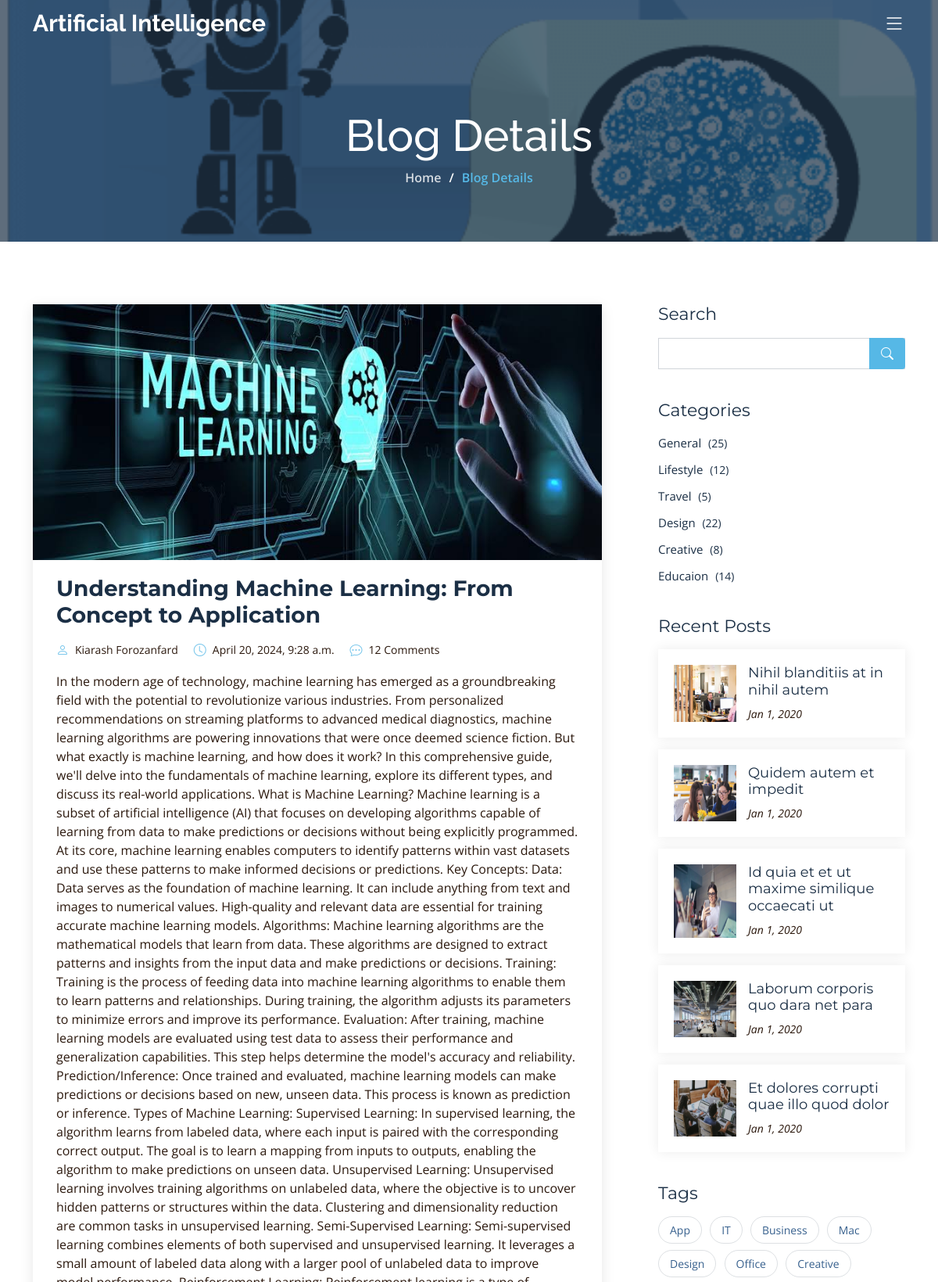
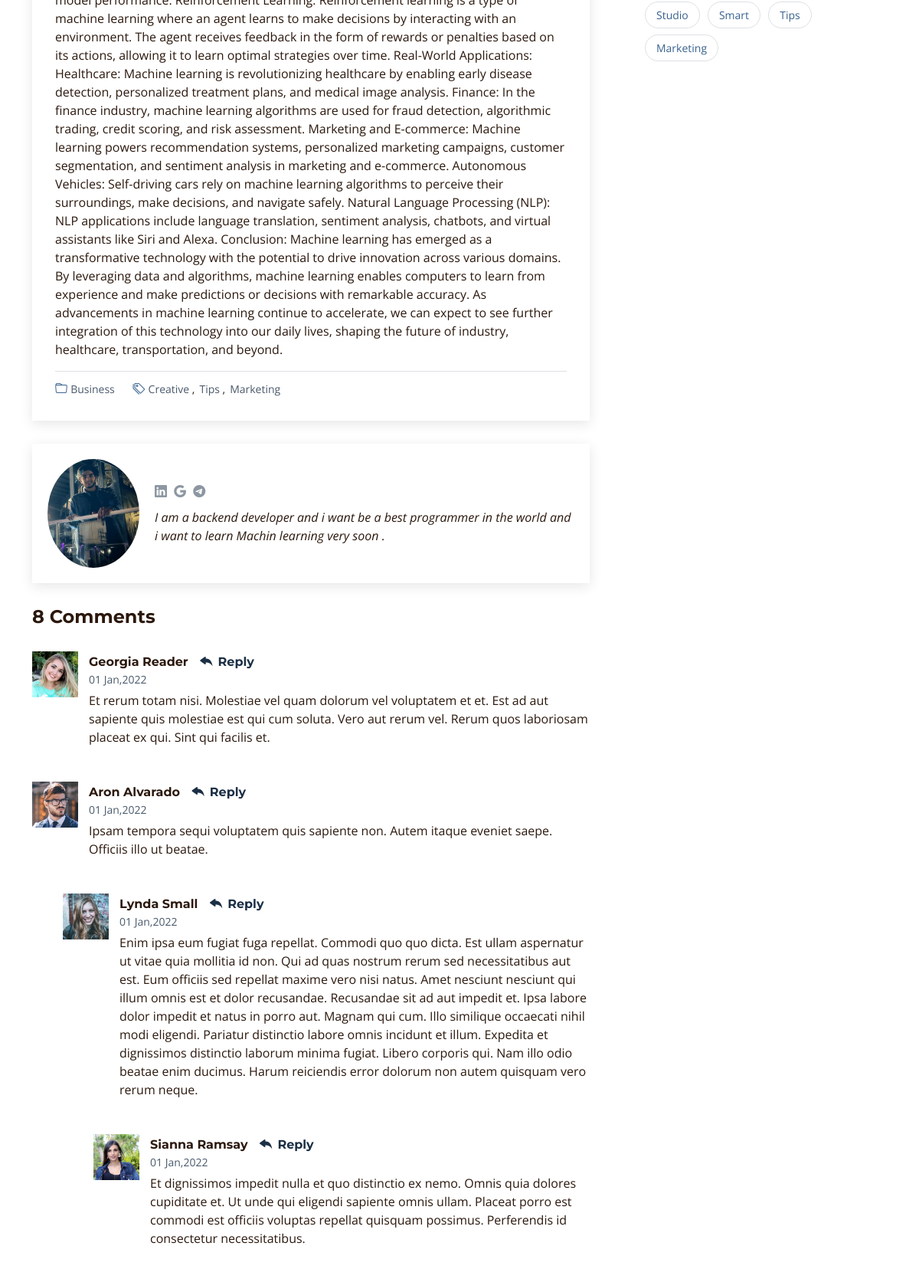
Page /blog/detail/machine-learning-blog (upper part) on the committed database (2 pictures, top to bottom).
### blog/models.py (models this page shows, shortened)
class Article(models.Model):
    author = models.ForeignKey(User, on_delete=models.CASCADE)
    title = models.CharField(max_length=100)
    description = models.TextField()
    image = models.ImageField(upload_to='images/blogs')
    image_list = models.ImageField(upload_to='images/blogs', blank=True, null=True)
    slug = models.SlugField(unique=True)
    created_at = models.DateTimeField(auto_now_add=True)
    updated_at = models.DateTimeField(auto_now=True)

### home/models.py (models this page shows, shortened)
class Profile(models.Model):
    user = models.OneToOneField(User, on_delete=models.CASCADE)
    image = models.ImageField(upload_to='profile_images/')
    about_me = models.TextField()
    skills = models.CharField(max_length=50, choices=SKILLS_CHOICES)
    linkedin = models.URLField(max_length=200, blank=True, null=True)
    telegram = models.CharField(max_length=50, blank=True, null=True)
    whatsapp = models.CharField(max_length=20, blank=True, null=True)
    gmail = models.EmailField(max_length=100, blank=True, null=True)
    created_at = models.DateTimeField(auto_now_add=True)
    birthday = BirthdayField()
    objects = BirthdayManager()

### blog/views.py (the view)
class BlogDetailClassView(DetailView):
    model = Article
    template_name = 'Article_detail.html'
    def get_context_data(self, **kwargs):
        context = super().get_context_data(**kwargs)
        article = self.get_object()  # Retrieve the current article
        context['profile'] = get_object_or_404(Profile,
                                               user=article.author)
        return context

### blog/templates/Article_detail.html (shortened to what this page needs)
{% extends 'base.html' %}
{% load static %}
{% block contact %}
    <main id="main">
        <div class="breadcrumbs d-flex align-items-center"
             style="background-image: url('{{ object.image_list.url }}');">
            <div class="container position-relative d-flex flex-column align-items-center">
                <h2>Blog Details</h2>
                <ol>
                    <li><a href="{% url 'home_app:index' %}">Home</a></li>
                    <li>Blog Details</li>
                </ol>
            </div>
        </div>
        <section id="blog" class="blog">
            <div class="container" data-aos="fade-up">
                <div class="row g-5">
                    <div class="col-lg-8" data-aos="fade-up" data-aos-delay="200">
                        <article class="blog-details">
                            <div class="post-img">
                                <img src="{{ object.image.url }}" alt="" class="img-fluid">
                            </div>
                            <h2 class="title">{{ object.title }}</h2>
                            <div class="meta-top">
                                <ul>
                                    <li class="d-flex align-items-center"><i class="bi bi-person"></i> <a
                                            href="blog-details.html">{{ object.author.get_full_name }}</a></li>
                                    <li class="d-flex align-items-center"><i class="bi bi-clock"></i> <a
                                            href="blog-details.html">{{ object.created_at }}</a></li>
                                    <li class="d-flex align-items-center"><i class="bi bi-chat-dots"></i> <a
                                            href="blog-details.html">12 Comments</a></li>
                                </ul>
                            </div>
                            <div class="content">
                                <p>{{ object.description }}</p>
                            </div>
                            <div class="meta-bottom">
                                <i class="bi bi-folder"></i>
                                <ul class="cats">
                                    <li><a href="#">Business</a></li>
                                </ul>
                                <i class="bi bi-tags"></i>
                                <ul class="tags">
                                    <li><a href="#">Creative</a></li>
                                    <li><a href="#">Tips</a></li>
                                    <li><a href="#">Marketing</a></li>
                                </ul>
                            </div>
                        </article>
                        <div class="post-author d-flex align-items-center">
                            <img src="{{ profile.image.url }}" class="rounded-circle flex-shrink-0" alt="">
                            <div>
                                <div class="social-links">
                                    <a href="{{ profile.linkedin }}"><i class=" bi bi-linkedin"></i></a>
                                    <a href="{{ profile.gmail }}"><i class=" bi bi-google"></i></a>
                                    <a href="{{ profile.telegram }}"><i class="biu bi-telegram"></i></a>
                                </div>
                                <p>
                                    {{ profile.about_me }}
                                </p>
                            </div>
                        </div>
                        <div class="comments">
                            <h4 class="comments-count">8 Comments</h4>
                            <div id="comment-1" class="comment">
                                <div class="d-flex">
                                    <div class="comment-img"><img src="assets/img/blog/comments-1.jpg" alt=""></div>
                                    <div>
                                        <h5><a href="">Georgia Reader</a> <a href="#" class="reply"><i
                                                class="bi bi-reply-fill"></i> Reply</a></h5>
                                        <time datetime="2020-01-01">01 Jan,2022</time>
                                        <p>
                                            Et rerum totam nisi. Molestiae vel quam dolorum vel voluptatem et et. Est ad
                                            aut sapiente quis molestiae est qui cum soluta.
                                            Vero aut rerum vel. Rerum quos laboriosam placeat ex qui. Sint qui facilis
                                            et.
                                        </p>
                                    </div>
                                </div>
                            </div>
                            <div id="comment-2" class="comment">
                                <div class="d-flex">
                                    <div class="comment-img"><img src="assets/img/blog/comments-2.jpg" alt=""></div>
                                    <div>
                                        <h5><a href="">Aron Alvarado</a> <a href="#" class="reply"><i
                                                class="bi bi-reply-fill"></i> Reply</a></h5>
                                        <time datetime="2020-01-01">01 Jan,2022</time>
                                        <p>
                                            Ipsam tempora sequi voluptatem quis sapiente non. Autem itaque eveniet
                                            saepe. Officiis illo ut beatae.
                                        </p>
                                    </div>
                                </div>
                                <div id="comment-reply-1" class="comment comment-reply">
                                    <div class="d-flex">
                                        <div class="comment-img"><img
                                                src="{% static 'assets/img/blog/comments-3.jpg' %}" alt=""></div>
                                        <div>
                                            <h5><a href="">Lynda Small</a> <a href="#" class="reply"><i
                                                    class="bi bi-reply-fill"></i> Reply</a></h5>
                                            <time datetime="2020-01-01">01 Jan,2022</time>
                                            <p>
                                                Enim ipsa eum fugiat fuga repellat. Commodi quo quo dicta. Est ullam
                                                aspernatur ut vitae quia mollitia id non. Qui ad quas nostrum rerum sed
                                                necessitatibus aut est. Eum officiis sed repellat maxime vero nisi
                                                natus. Amet nesciunt nesciunt qui illum omnis est et dolor recusandae.
                                                Recusandae sit ad aut impedit et. Ipsa labore dolor impedit et natus in
                                                porro aut. Magnam qui cum. Illo similique occaecati nihil modi eligendi.
                                                Pariatur distinctio labore omnis incidunt et illum. Expedita et
                                                dignissimos distinctio laborum minima fugiat.
                                                Libero corporis qui. Nam illo odio beatae enim ducimus. Harum reiciendis
                                                error dolorum non autem quisquam vero rerum neque.
                                            </p>
                                        </div>
                                    </div>
                                    <div id="comment-reply-2" class="comment comment-reply">
                                        <div class="d-flex">
                                            <div class="comment-img"><img
                                                    src="{% static 'assets/img/blog/comments-4.jpg' %}" alt=""></div>
                                            <div>
                                                <h5><a href="">Sianna Ramsay</a> <a href="#" class="reply"><i
                                                        class="bi bi-reply-fill"></i> Reply</a></h5>
                                                <time datetime="2020-01-01">01 Jan,2022</time>
                                                <p>
                                                    Et dignissimos impedit nulla et quo distinctio ex nemo. Omnis quia
                                                    dolores cupiditate et. Ut unde qui eligendi sapiente omnis ullam.
                                                    Placeat porro est commodi est officiis voluptas repellat quisquam
                                                    possimus. Perferendis id consectetur necessitatibus.
                                                </p>
                                            </div>
                                        </div>
                                    </div>
                                </div>
                            </div>
                        </div>
                    </div>
                    <div class="col-lg-4" data-aos="fade-up" data-aos-delay="400">
                        <div class="sidebar ps-lg-4">
                            <div class="sidebar-item search-form">
                                <h3 class="sidebar-title">Search</h3>
                                <form action="" class="mt-3">
                                    <input type="text">
                                    <button type="submit"><i class="bi bi-search"></i></button>
                                </form>
                            </div>
                            <div class="sidebar-item categories">
                                <h3 class="sidebar-title">Categories</h3>
                                <ul class="mt-3">
                                    <li><a href="#">General <span>(25)</span></a></li>
                                    <li><a href="#">Lifestyle <span>(12)</span></a></li>
                                    <li><a href="#">Travel <span>(5)</span></a></li>
                                    <li><a href="#">Design <span>(22)</span></a></li>
                                    <li><a href="#">Creative <span>(8)</span></a></li>
                                    <li><a href="#">Educaion <span>(14)</span></a></li>
                                </ul>
                            </div>
                            <div class="sidebar-item recent-posts">
                                <h3 class="sidebar-title">Recent Posts</h3>
                                <div class="mt-3">
                                    <div class="post-item mt-3">
                                        <img src="assets/img/blog/blog-recent-1.jpg" alt="" class="flex-shrink-0">
                                        <div>
                                            <h4><a href="blog-post.html">Nihil blanditiis at in nihil autem</a></h4>
                                            <time datetime="2020-01-01">Jan 1, 2020</time>
                                        </div>
                                    </div>
                                    <div class="post-item">
                                        <img src="assets/img/blog/blog-recent-2.jpg" alt="" class="flex-shrink-0">
                                        <div>
                                            <h4><a href="blog-post.html">Quidem autem et impedit</a></h4>
                                            <time datetime="2020-01-01">Jan 1, 2020</time>
                                        </div>
                                    </div>
                                    <div class="post-item">
                                        <img src="assets/img/blog/blog-recent-3.jpg" alt="" class="flex-shrink-0">
                                        <div>
                                            <h4><a href="blog-post.html">Id quia et et ut maxime similique occaecati
                                                ut</a></h4>
                                            <time datetime="2020-01-01">Jan 1, 2020</time>
                                        </div>
                                    </div>
                                    <div class="post-item">
                                        <img src="assets/img/blog/blog-recent-4.jpg" alt="" class="flex-shrink-0">
                                        <div>
                                            <h4><a href="blog-post.html">Laborum corporis quo dara net para</a></h4>
                                            <time datetime="2020-01-01">Jan 1, 2020</time>
                                        </div>
                                    </div>
                                    <div class="post-item">
                                        <img src="assets/img/blog/blog-recent-5.jpg" alt="" class="flex-shrink-0">
                                        <div>
                                            <h4><a href="blog-post.html">Et dolores corrupti quae illo quod dolor</a>
                                            </h4>
                                            <time datetime="2020-01-01">Jan 1, 2020</time>
                                        </div>
                                    </div>
                                </div>
                            </div>
                            <div class="sidebar-item tags">
                                <h3 class="sidebar-title">Tags</h3>
                                <ul class="mt-3">
                                    <li><a href="#">App</a></li>
                                    <li><a href="#">IT</a></li>
                                    <li><a href="#">Business</a></li>
                                    <li><a href="#">Mac</a></li>
                                    <li><a href="#">Design</a></li>
                                    <li><a href="#">Office</a></li>
                                    <li><a href="#">Creative</a></li>
                                    <li><a href="#">Studio</a></li>
                                    <li><a href="#">Smart</a></li>
                                    <li><a href="#">Tips</a></li>
                                    <li><a href="#">Marketing</a></li>
                                </ul>
                            </div>
                        </div>
                    </div>
                </div>
            </div>
        </section>
    </main>
{% endblock %}

### rows in the picture
Article: image_list (picture), image (picture), title "Understanding Machine Learning: From Concept to Application", author.get_full_name "Kiarash Forozanfard", created_at "April 20, 2024, 9:28 a.m.", description "In the modern age of technology, machine learning has emerged as a groundbreaking field with the potential to revolutionize various industries. From personalized recommendations on streaming platforms to advanced medical diagnostics, machine learning algorithms are powering innovations that were once deemed science fiction. But what exactly is machine learning, and how does it work? In this comprehensive guide, we'll delve into the fundamentals of machine learning, explore its different types, and discuss its real-world applications. What is Machine Learning? Machine learning is a subset of artificial intelligence (AI) that focuses on developing algorithms capable of learning from data to…"
Profile: image (picture), about_me "I am a backend developer and i want be a best programmer in the world and i want to learn Machin learning very soon ."
